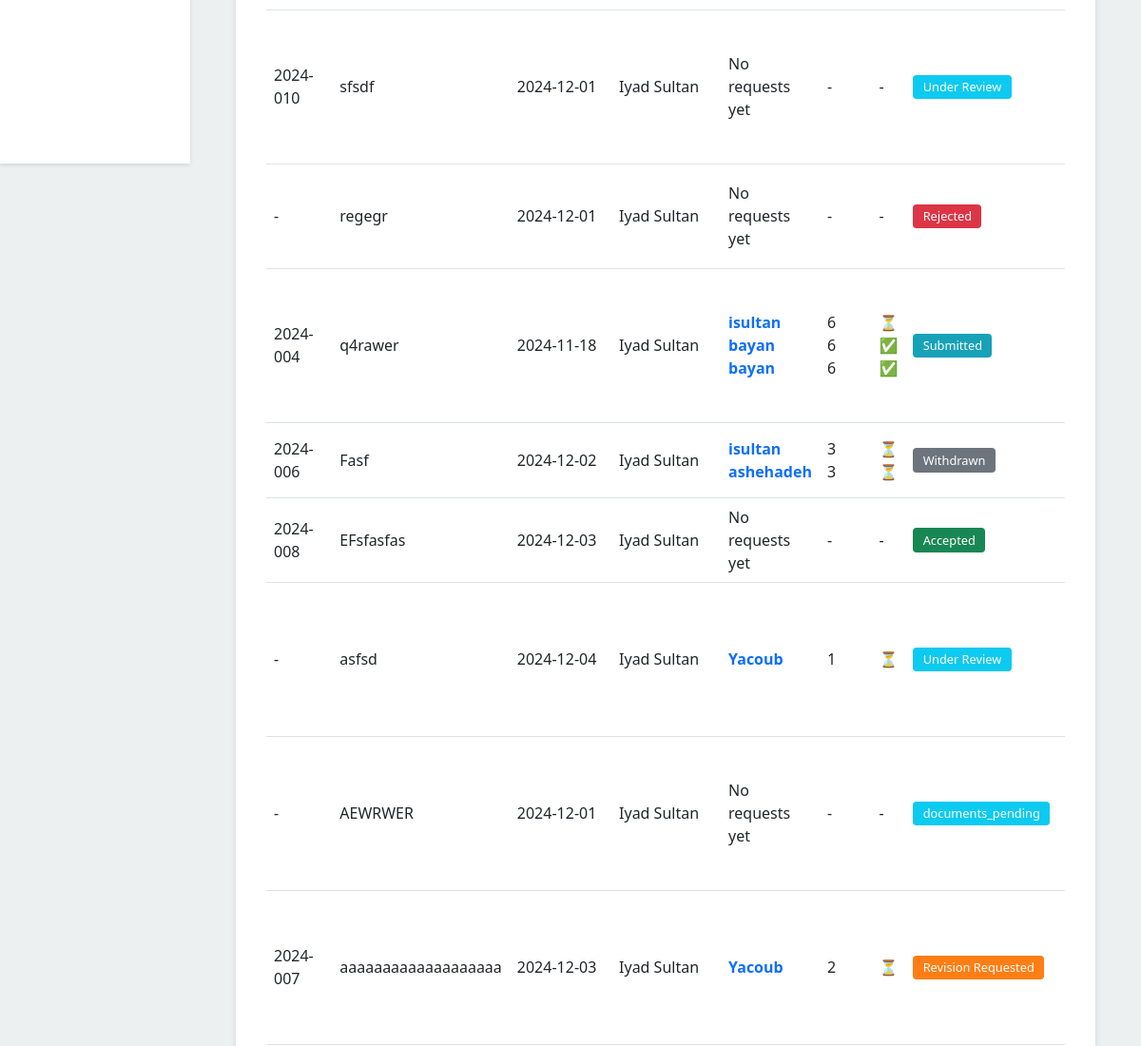
Before: /review/ (signed in, middle part) with the older database file.
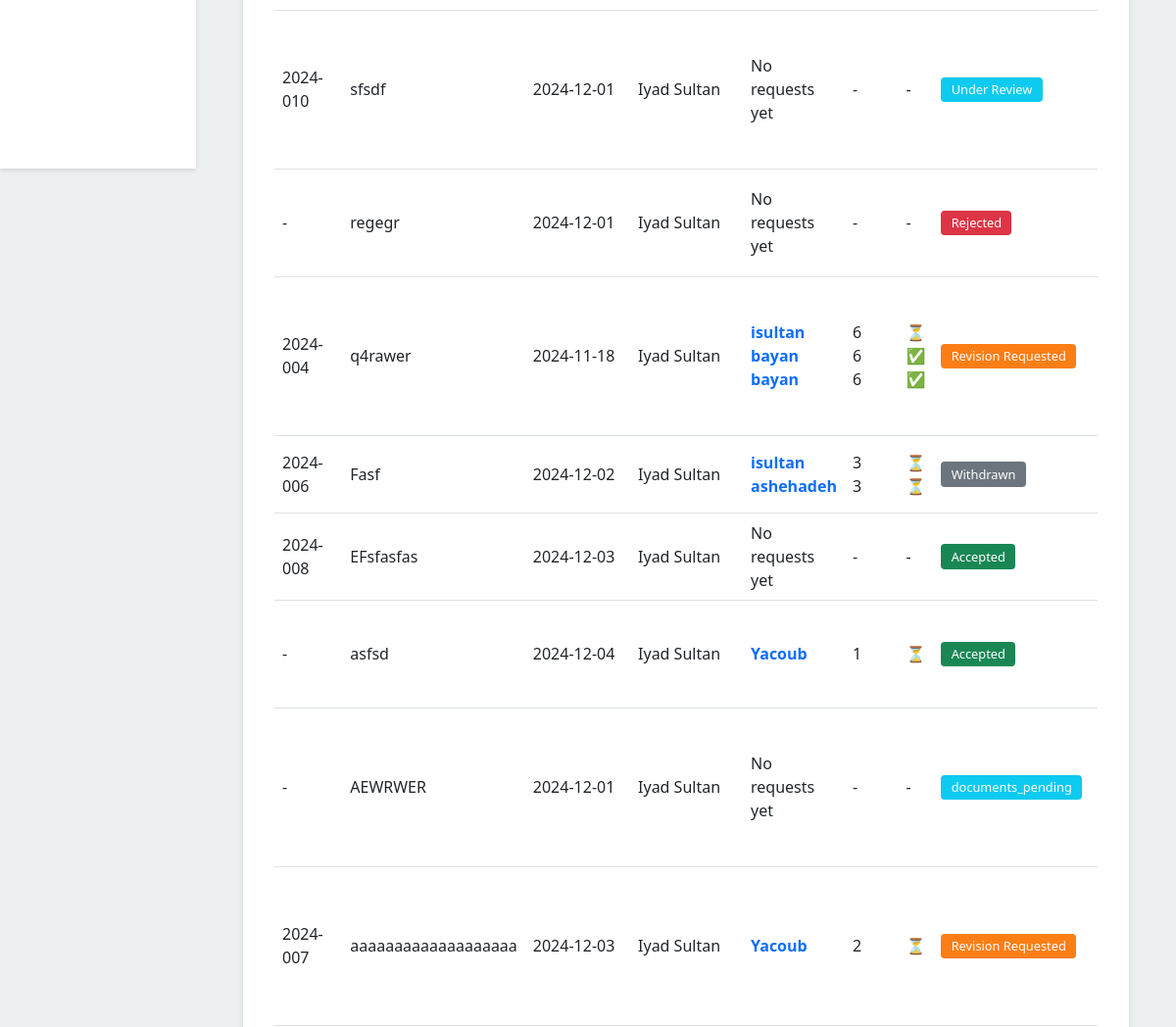
After: the same page with the newer database file.
### submission/models.py (models this page shows, shortened)
class Submission(models.Model):
    temporary_id = models.AutoField(primary_key=True)
    khcc_number = models.CharField(max_length=20, blank=True, null=True, unique=True)
    title = models.CharField(max_length=255)
    primary_investigator = models.ForeignKey(
        User, related_name='primary_investigations', on_delete=models.CASCADE
    )
    study_type = models.ForeignKey(StudyType, on_delete=models.SET_NULL, null=True)
    status = models.CharField(
        max_length=50,
        choices=get_submission_status_choices,
        default='draft'
    )
    date_created = models.DateTimeField(auto_now_add=True)
    last_modified = models.DateTimeField(auto_now=True)
    date_submitted = models.DateTimeField(blank=True, null=True)
    version = models.PositiveIntegerField(default=1)
    is_locked = models.BooleanField(default=False)
    is_archived = models.BooleanField(default=False)
    archived_at = models.DateTimeField(null=True, blank=True)
    show_in_irb = models.BooleanField(default=False, help_text="Toggle visibility for IRB members")
    show_in_rc = models.BooleanField(default=False, help_text="Toggle visibility for RC members")
    submitted_by = models.ForeignKey(
        User,
        related_name='submitted_submissions',
        on_delete=models.SET_NULL,
        null=True,
        blank=True,
        help_text="User who submitted the submission"
    )

### users/models.py (models this page shows, shortened)
class UserProfile(models.Model):
    user = models.OneToOneField(
        User,
        on_delete=models.CASCADE,
        related_name='userprofile'
    )
    institution = models.CharField(
        max_length=255,
        default='King Hussein Cancer Center'
    )
    mobile = models.CharField(
        max_length=20,
        blank=True,
        null=True,
        default='',
        validators=[phone_regex]
    )
    khcc_employee_number = models.CharField(
        max_length=20,
        blank=True,
        null=True,
        unique=True,
        validators=[
            RegexValidator(
                regex=r'^[A-Za-z0-9]+$',
                message='Employee number can only contain letters and numbers.'
            )
        ]
    )
    title = models.CharField(
        max_length=255,
        blank=True,
        null=True
    )
    role = models.CharField(
        max_length=50,
        choices=USER_ROLE_CHOICES,
        blank=True,
        null=True
    )
    groups = models.ManyToManyField(
        Group,
        related_name='user_profiles',
        blank=True
    )
    photo = models.ImageField(
        upload_to='photos/',
        blank=True,
        null=True
    )
    is_approved = models.BooleanField(default=False)
    full_name = models.CharField(
        max_length=255,
        default='',
        help_text='Full name (at least two names required)',
        validators=[validate_full_name]
    )
    class Meta:
        ordering = ['user__username']
        indexes = [
            models.Index(fields=['is_approved']),
            models.Index(fields=['role'])
        ]

### review/views.py (the view)
# urls.py: path('', ReviewDashboardView.as_view(), name='review_dashboard'),
class ReviewDashboardView(LoginRequiredMixin, TemplateView):
    template_name = 'review/dashboard.html'
    def get_context_data(self, **kwargs):
        context = super().get_context_data(**kwargs)
        user = self.request.user
        is_osar = user.groups.filter(name='OSAR').exists()
        is_irb = user.groups.filter(name='IRB').exists()
        is_rc = user.groups.filter(name='RC').exists()
        group_name = 'OSAR' if is_osar else 'IRB' if is_irb else 'RC' if is_rc else 'general'
        base_submission_qs = Submission.objects.select_related(
            'primary_investigator__userprofile',
            'study_type'
        )
        if is_irb:
            submissions = base_submission_qs.filter(show_in_irb=True)
            review_filter = Q(requested_to__groups__name='IRB') | Q(requested_by__groups__name='IRB')
        elif is_rc:
            submissions = base_submission_qs.filter(show_in_rc=True)
            review_filter = Q(requested_to__groups__name='RC') | Q(requested_by__groups__name='RC')
        else:  # OSAR or other users
            submissions = base_submission_qs.all()
            review_filter = Q()
        submissions = submissions.prefetch_related(
            Prefetch(
                'review_requests',
                queryset=ReviewRequest.objects.filter(review_filter).select_related(
                    'requested_to__userprofile',
                    'requested_by__userprofile'
                )
            )
        )
        review_requests = ReviewRequest.objects.filter(review_filter) if review_filter else ReviewRequest.objects.all()
        pending_reviews = review_requests.filter(
            requested_to=user,
            status__in=['pending', 'overdue', 'extended']
        ).select_related(
            'submission__primary_investigator__userprofile',
            'requested_by__userprofile'
        )
        completed_reviews = review_requests.filter(
            requested_to=user,
            status='completed'
        ).select_related(
            'submission__primary_investigator__userprofile',
            'requested_by__userprofile'
        )
        for submission in submissions:
            submission.has_unread_notes = NotepadEntry.objects.filter(
                submission=submission,
                notepad_type=group_name
            ).exclude(read_by=user).exists()
        context.update({
            'submissions': submissions,
            'is_osar': is_osar,
            'is_irb': is_irb,
            'is_rc': is_rc,
            'group_name': group_name,
            'review_requests': review_requests,
            'pending_reviews': pending_reviews,
            'completed_reviews': completed_reviews,
            'submission_status_choices': SUBMISSION_STATUS_CHOICES,
        })
        return context

### iRN/constants.py (called while the page is built)
def get_status_choices():
    DEFAULT_CHOICES = [
        ('pending', 'Pending'),
        ('declined', 'Declined'),
        ('completed', 'Completed'),
        ('overdue', 'Overdue'),
        ('extended', 'Extended'),
        ('request_withdrawn', 'Request Withdrawn'),
    ]
    try:
        choices = cache.get('review_status_choices')
        if not choices:
            StatusChoice = apps.get_model('review', 'StatusChoice')
            choices = list(StatusChoice.objects.filter(is_active=True).values_list('code', 'label'))
            if choices:
                cache.set('review_status_choices', choices)
        return choices or DEFAULT_CHOICES
    except Exception:
        return DEFAULT_CHOICES

### review/templatetags/review_tags.py (called while the page is built)
@register.filter
def timesince_in_days(value):
    if not value:
        return 0
    if isinstance(value, str):
        value = datetime.strptime(value, '%Y-%m-%d %H:%M:%S')
    now = timezone.now()
    diff = now - value
    return diff.days

@register.filter
def split_string(value, delimiter=','):
    return value.split(delimiter)

### review/templates/review/dashboard.html (shortened to what the changed rows need)
{% extends 'base.html' %}
{% load static %}
{% load review_tags %}
{% block content %}
<div class="container">
    {% if is_osar or is_irb or is_rc %}
        <div class="card mb-4">
            <div class="card-body">
            <div class="card-body">
                {% if submissions %}
                    <div class="table-responsive">
                        <table id="osarSubmissionsTable" class="table table-hover">
                            <tbody>
                                {% for submission in submissions %}
                                <tr>
                                    <td>{{ submission.khcc_number|default:"-" }}</td>
                                    <td>{{ submission.title }}</td>
                                    <td>{{ submission.date_submitted|date:"Y-m-d"|default:"-" }}</td>
                                    <td>{{ submission.primary_investigator.userprofile.full_name }}</td>
                                    <td>
                                        {% if submission.review_requests.exists %}
                                            <ul class="list-unstyled mb-0">
                                            {% for request in submission.review_requests.all %}
                                                <li>
                                                    <strong>
                                                        <a href="{% url 'messaging:compose_message' %}?recipient={{ request.requested_to.id }}&submission={{ submission.id }}"
                                                           class="text-primary text-decoration-none">
                                                            {{ request.requested_to.userprofile.user}}
                                                        </a>
                                                    </strong>
                                                </li>
                                            {% endfor %}
                                            </ul>
                                        {% else %}
                                            No requests yet
                                        {% endif %}
                                    </td>
                                    <td>
                                        {% if submission.review_requests.exists %}
                                            <ul class="list-unstyled mb-0">
                                            {% for request in submission.review_requests.all %}
                                                <li>
                                                    {% with days=request.created_at|timesince_in_days %}
                                                        {{ days }}
                                                    {% endwith %}
                                                </li>
                                            {% endfor %}
                                            </ul>
                                        {% else %}
                                            -
                                        {% endif %}
                                    </td>
                                    <td>
                                        {% if submission.review_requests.exists %}
                                            <ul class="list-unstyled mb-0">
                                            {% for request in submission.review_requests.all %}
                                                <li>
                                                    {% if request.status == 'completed' %}
                                                        <span class="text-success">✅</span>
                                                    {% elif request.status == 'declined' %}
                                                        <span class="text-danger">❌</span>
                                                    {% elif request.status == 'pending' %}
                                                        <span class="text-warning">⏳</span>
                                                    {% else %}
                                                        <span class="text-secondary">-</span>
                                                    {% endif %}
                                                </li>
                                            {% endfor %}
                                            </ul>
                                        {% else %}
                                            -
                                        {% endif %}
                                    </td>
                                    <td>
                                        <span class="badge badge-{{ submission.status|slugify }}">
                                            {{ submission.get_status_display|default:"" }}
                                        </span>
                                    </td>
                                    <td>
                                    </td>
                                </tr>
                                {% endfor %}
                            </tbody>
                        </table>
                    </div>
                {% else %}
                    <p class="mb-0">No submissions found.</p>
                {% endif %}
            </div>
        </div>
    {% endif %}
</div>
{% endblock %}

Changed rows visible on the page:
changed Submission "q4rawer": status "Submitted" → "Revision Requested"
changed Submission "asfsd": status "Under Review" → "Accepted"
